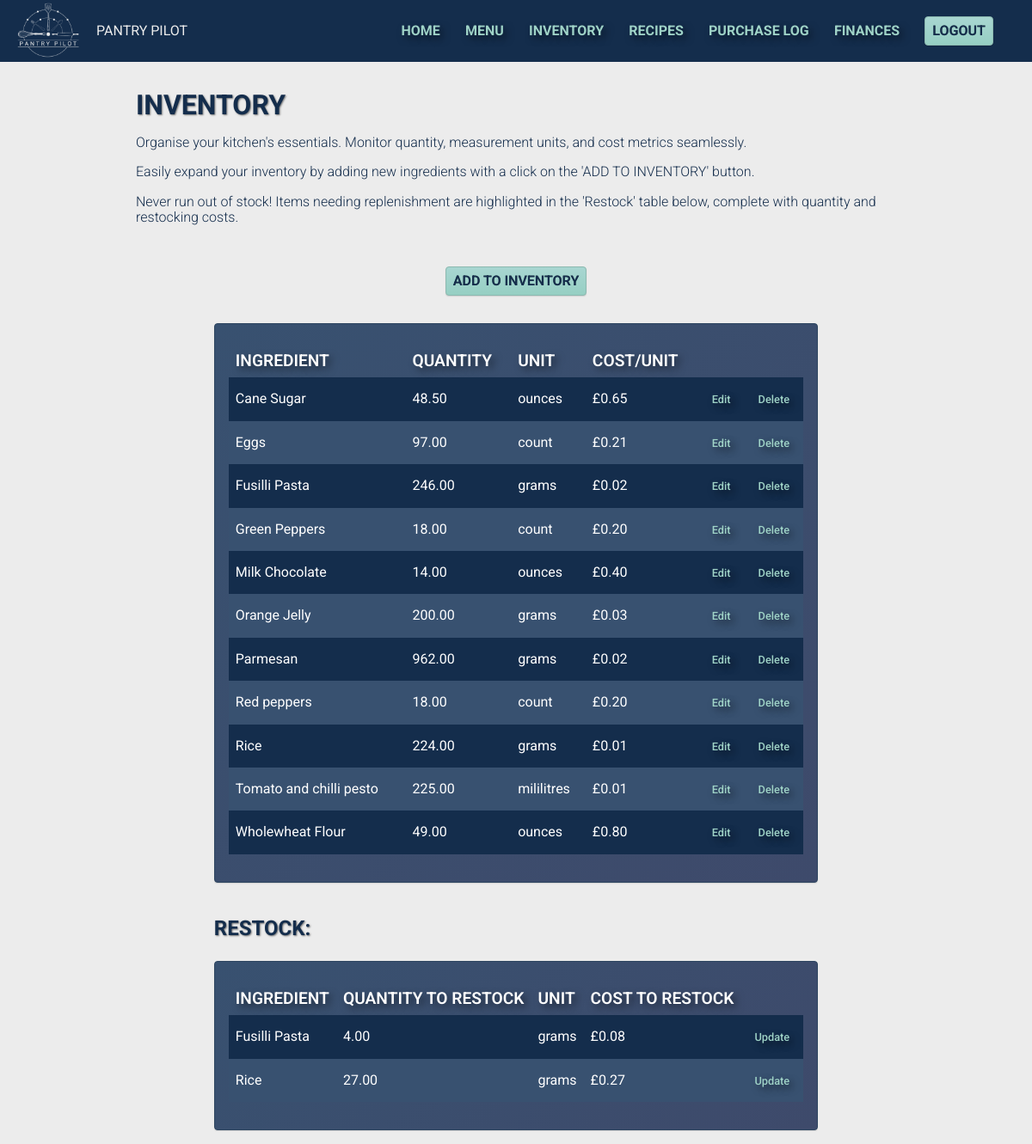
Screenshot of /inventory/ (signed in) with the database file from the repository.
### inventory/models.py (models this page shows, shortened)
class Ingredient(models.Model):
    name = models.CharField(max_length=100, unique=True)
    GRAMS = "GR"
    KILOGRAMS = "KG"
    MILILITRES = "ML"
    LITRES = "LI"
    OUNCES = "OU"
    LBS = "LB"
    TEASPOON = "TS"
    TABLESPOON = "TB"
    CUPS = "CU"
    NUMBER = "NU"
    MEASUREMENT_UNIT_CHOICES = [
        (GRAMS, "grams"),
        (KILOGRAMS, "kilograms"),
        (MILILITRES, "mililitres"),
        (LITRES, "litres"),
        (OUNCES, "ounces"),
        (LBS, "lbs"),
        (TEASPOON, "tsp"),
        (TABLESPOON, "tbsp"),
        (CUPS, "cups"),
        (NUMBER, "count"),
    ]
    measurement_unit = models.CharField(
        max_length=2,
        choices=MEASUREMENT_UNIT_CHOICES,
        help_text="Choose the measurement unit that will be used in recipes"
    )
    cost_per_unit = models.DecimalField(max_digits=8, decimal_places=2, default=0)
    quantity_available = models.DecimalField(max_digits=8, decimal_places=2, default=0)
    created_at = models.DateTimeField(auto_now_add=True)
    class Meta:
        ordering = ["name"]
        verbose_name = "Ingredient"

### inventory/views.py (the view)
# urls.py: path('inventory/', views.IngredientList.as_view(), name="inventory"),
class IngredientList(LoginRequiredMixin ,ListView):
    model = Ingredient
    template_name = "inventory/inventory.html"
    context_object_name = "ingredient_list"
    def get_queryset(self) -> QuerySet[Any]:
        return Ingredient.objects.annotate(lower_name=Lower("name")).order_by("lower_name")
    def get_context_data(self, **kwargs: Any) -> Dict[str, Any]:
        context = super().get_context_data(**kwargs)
        ingredient_list = context["ingredient_list"]
        restock_dict = {}
        for ingredient in ingredient_list:
            requirements = ingredient.reciperequirement_set.all()
            total_requirements = sum([requirement.ingredient_quantity for requirement in requirements])
            defecit = total_requirements - ingredient.quantity_available
            if defecit > 0:
                restock_cost = defecit * ingredient.cost_per_unit
                restock_dict[ingredient] = {"restock_quantity": defecit, "restock_cost": restock_cost}
        context["restock_dict"] = restock_dict
        return context

### inventory/templates/inventory/inventory.html (shortened to what this page needs)
{% extends "inventory/base.html" %}
{% block content %}
<section id="inventory" class="page">
    <div class="content">
        <h1 class="content__title">INVENTORY</h1>
        <p class="content__description">Organise your kitchen's essentials. Monitor quantity, measurement units, and cost metrics seamlessly.</p>
        <p class="content__description">Easily expand your inventory by adding new ingredients with a click on the 'ADD TO INVENTORY' button.</p>
        <p class="content__description">Never run out of stock! Items needing replenishment are highlighted in the 'Restock' table below, complete with quantity and restocking costs.</p>
    </div>
    <a href="{% url 'ingredient_new' %}" class="btn btn--add">ADD TO INVENTORY</a>
    <div class="content__bottom">
        {% if ingredient_list %}
            <div class="card card--table">
                <table class="table">
                    <thead>
                        <tr>
                            <th class="table__row__heading">INGREDIENT</th>
                            <th class="table__row__heading">QUANTITY</th>
                            <th class="table__row__heading">UNIT</th>
                            <th class="table__row__heading">COST/UNIT</th>
                            <th class="table__row__heading"></th>
                            <th class="table__row__heading"></th>
                        </tr>
                    </thead>
                    <tbody>
                        {% for ingredient in ingredient_list %}
                            <tr class="table__row--alternating">
                                <td class="table__row__detail">{{ingredient.name}}</td>
                                <td class="table__row__detail">{{ingredient.quantity_available}}</td>
                                <td class="table__row__detail">{{ingredient.get_measurement_unit_display}}</td>
                                <td class="table__row__detail">£{{ingredient.cost_per_unit}}</td>
                                <td class="table__row__detail">
                                    <a href="{% url 'ingredient_edit' ingredient.id %}" class="table__row__detail table__link"><small>Edit</small></a>
                                </td>
                                <td>
                                    <a href="{% url 'ingredient_delete' ingredient.id %}" class="table__row__detail table__link"><small>Delete</small></a>
                                </td>
                            </tr>
                        {% endfor %}
                    </tbody>
                </table>
            </div>
            {% else %}
            <div class="card card--empty">
                <p>There are no items in your inventory</p>
            </div>
        {% endif %}
        <h2 class="table__title">RESTOCK:</h2>
        {% if restock_dict %}
            <div class="card card--table">
                <table class="table">
                    <thead>
                        <tr>
                            <th class="table__row__heading">INGREDIENT</th>
                            <th class="table__row__heading">QUANTITY TO RESTOCK</th>
                            <th class="table__row__heading">UNIT</th>
                            <th class="table__row__heading">COST TO RESTOCK</th>
                            <th class="table__row__heading"></th>
                        </tr>
                    </thead>
                    <tbody>
                        {% for ingredient, restock_info in restock_dict.items %}
                        <tr class="table__row--alternating">
                            <td class="table__row__detail">{{ingredient.name}}</td>
                            <td class="table__row__detail">{{restock_info.restock_quantity}}</td>
                            <td class="table__row__detail">{{ingredient.get_measurement_unit_display}}</td>
                            <td class="table__row__detail">£{{restock_info.restock_cost|floatformat:2}}</td>
                            <td class="table__row__detail">
                                <a href="{% url 'ingredient_edit' ingredient.id %}" class="table__row__detail table__link"><small>Update</small></a>
                            </td>
                        </tr>
                        {% endfor %}
                    </tbody>
                </table>
            </div>
            {% else %}
            <div class="card card--empty">
                <p>Your inventory is currrently full</p>
            </div>
        {% endif %}
    </div>
</section>
{% endblock content %}

### inventory/static/inventory/css/style.css (style rules this page uses)
html { font-size: 16px; font-family: "Roboto", sans-serif; background-color: #ececec; }
html, body { height: 100%; margin: 0; }
body { display: flex; flex-direction: column; }
a { text-decoration: none; }
.btn { align-self: center; text-decoration: none; background-color: #9fd3c7; background-image: linear-gradient(#a8d6d1, #96cfc3); border: 1px solid #8cb9b0; border-radius: 4px; box-shadow: rgba(0, 0, 0, 0.12) 0 1px 1px; text-shadow: .125px .125px .25px rgba(0, 0, 0, 0.5); color: #142d4c; font-weight: 600; cursor: pointer; display: inline-block; line-height: 100%; margin: 0; padding: .5rem; outline: 0; text-align: center; transition: box-shadow .05s ease-in-out,opacity .05s ease-in-out; user-select: none; -webkit-user-select: none; touch-action: manipulation; }
.card { display: flex; flex-direction: column; padding: 1rem; margin: 1rem; border-radius: 4px; box-shadow: rgba(0, 0, 0, 0.12) 0 1px 1px; background-image: linear-gradient(135deg, #385170, #3e4a6b); border: 1px solid #2D4560; background-color: #385170; color: white; transition: all 0.2s ease-in-out; }
.table { margin: 1rem 0 1rem 0; border-collapse: collapse; border-spacing: 0; }
.table__title { text-align: left; margin: 1.5rem 1rem .5rem 1rem; text-shadow: 1px 1px 2px rgba(0, 0, 0, 0.5); }
.table__row--alternating { background-color: #385170; border: none; }
.table__row--alternating:nth-child(odd) { background-color: #142d4c; }
.table__row__heading { text-align: left; font-weight: 600; font-size: larger; text-shadow: 4px 4px 8px rgba(0, 0, 0, 0.5); padding: 0 .5rem .5rem .5rem; }
.table__row__detail { padding: 1rem .5rem; text-align: left; color: white; }
.table__link { display: inline-block; padding: 0 .5rem; font-weight: 500; color: #9fd3c7; text-shadow: 4px 4px 8px rgba(0, 0, 0, 0.5); }
.page { display: flex; flex-direction: column; align-items: center; }
.content { max-width: 75%; padding: .5rem; margin: 1rem; }
.content__title { padding: .5rem; margin: 0; text-shadow: 1px 1px 2px rgba(0, 0, 0, 0.5); }
.content__description { padding: .5rem; margin: 0; text-align: left; font-weight: 300; }
.content__bottom { display: flex; flex-direction: column; margin: 0 1rem; }
.btn--add { margin: 1rem; }

### rows the page displays
Ingredient: name "Cane Sugar", quantity_available "48.50", measurement_unit "ounces", cost_per_unit "0.65"
Ingredient: name "Eggs", quantity_available "97.00", measurement_unit "count", cost_per_unit "0.21"
Ingredient: name "Fusilli Pasta", quantity_available "246.00", measurement_unit "grams", cost_per_unit "0.02", restock_quantity "4.00", restock_cost "0.08"
Ingredient: name "Green Peppers", quantity_available "18.00", measurement_unit "count", cost_per_unit "0.20"
Ingredient: name "Milk Chocolate", quantity_available "14.00", measurement_unit "ounces", cost_per_unit "0.40"
Ingredient: name "Orange Jelly", quantity_available "200.00", measurement_unit "grams", cost_per_unit "0.03"
Ingredient: name "Parmesan", quantity_available "962.00", measurement_unit "grams", cost_per_unit "0.02"
Ingredient: name "Red peppers", quantity_available "18.00", measurement_unit "count", cost_per_unit "0.20"
Ingredient: name "Rice", quantity_available "224.00", measurement_unit "grams", cost_per_unit "0.01", restock_quantity "27.00", restock_cost "0.27"
Ingredient: name "Tomato and chilli pesto", quantity_available "225.00", measurement_unit "mililitres", cost_per_unit "0.01"
Ingredient: name "Wholewheat Flour", quantity_available "49.00", measurement_unit "ounces", cost_per_unit "0.80"
